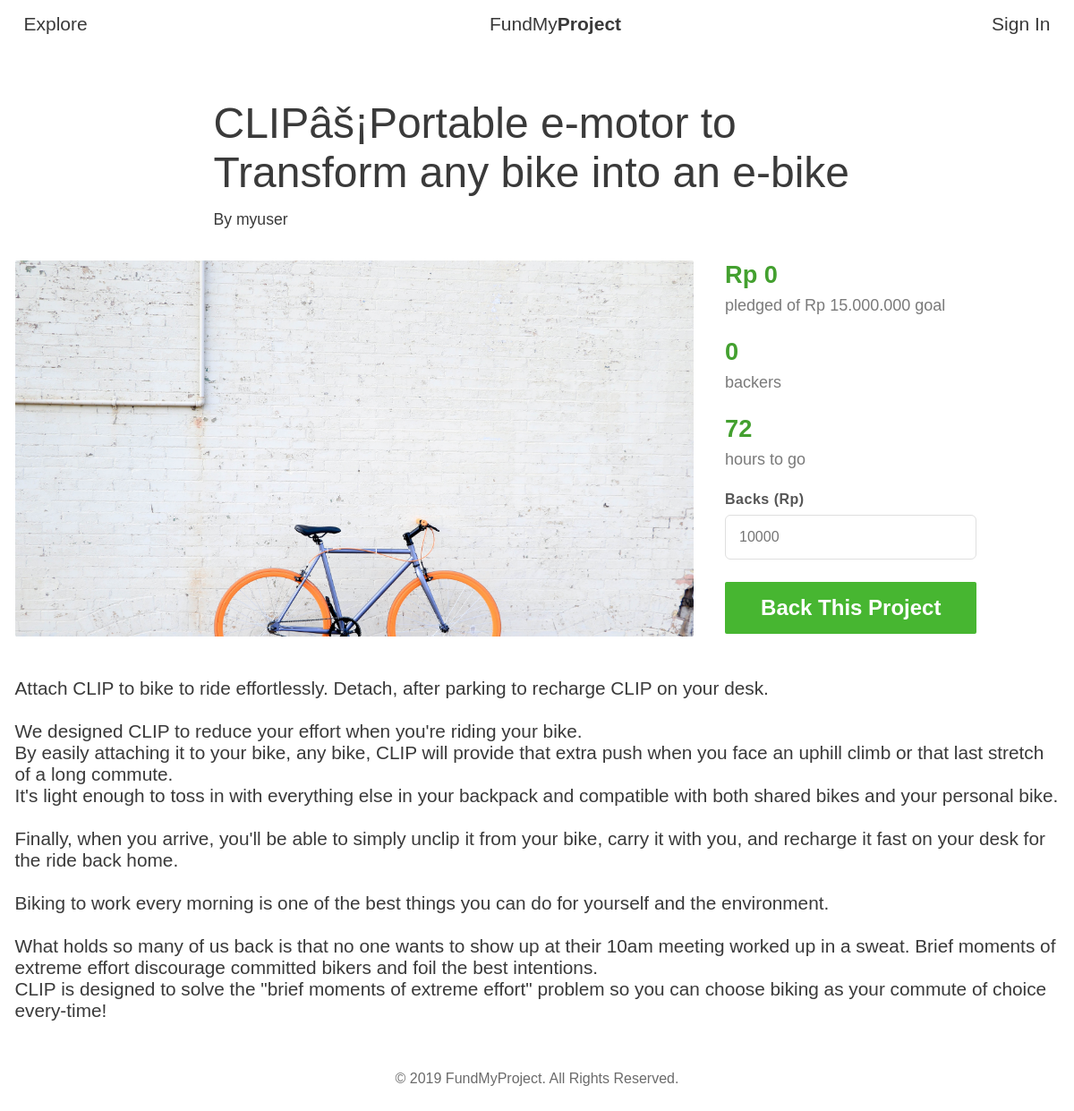
Page /?page=project-detail&project_id=5 on the committed database.
### tables this page shows
CREATE TABLE `projects` (
  `id` int(11) NOT NULL,
  `user_id` int(11) NOT NULL,
  `title` varchar(100) NOT NULL,
  `goal` int(10) NOT NULL,
  `deadline` int(10) NOT NULL,
  `description` text NOT NULL,
  `image` varchar(256) NOT NULL
);

CREATE TABLE `users` (
  `id` int(11) NOT NULL,
  `username` varchar(30) NOT NULL,
  `email` varchar(100) NOT NULL,
  `password` varchar(256) NOT NULL
);

### config/helper.php (called while the page is built, shortened)
<?php
function runQuery($query, $data = null) {
    global $connection;
    $stmt = $connection->prepare($query);
    $stmt->execute($data);
    return $stmt;
}

### views/pages/project-detail.php (the view, shortened to what this page needs)
<?php
$id = isset($_GET['project_id']) ? $_GET['project_id'] : null;
$detail = null;
if ($id != null || $id == '') {
    $detail = runQuery(
        "SELECT projects.*, users.username, (SELECT SUM(donation) FROM backers WHERE project_id=projects.id) donation,
        (SELECT COUNT(*) FROM backers WHERE project_id=projects.id GROUP BY backers.user_id) backers
        FROM projects INNER JOIN users ON projects.user_id=users.id
        WHERE projects.id={$id}"
    , [])->fetchObject();
} else {
    $notFound = true;
}
?>
<?php if ($detail != null): ?>
<div id="detail">
    <div class="title">
        <div class="main-title">
            <?= $detail->title; ?>
        </div>
        <div class="author">
            By <?= $detail->username; ?>
        </div>
    </div>
    <div class="container margin-large-top">
        <div class="detail-content">
            <div class="image">
                <img src="uploads/<?= $detail->image; ?>" alt="">
            </div>
            <div class="text">
                <div class="item">
                    <h2>Rp <?= number_format($detail->donation, 0, ',', '.') ?></h2>
                    <div class="sub">
                    pledged of Rp <?= number_format($detail->goal, 0, ',', '.') ?> goal
                    </div>
                </div>
                <div class="item">
                    <h2><?= ($detail->backers == null) ? 0 : $detail->backers; ?></h2>
                    <div class="sub">
                        backers
                    </div>
                </div>
                <div class="item">
                    <h2><?= $detail->deadline; ?></h2>
                    <div class="sub">
                        hours to go
                    </div>
                </div>
                <div class="item">
                    <form method="POST" action="<?= htmlspecialchars($_SERVER['PHP_SELF']); ?>?page=project-detail&project_id=<?= $detail->id; ?>" class="form">
                        <div class="field">
                            <label for="">Backs (Rp)</label>
                            <input type="number" placeholder="10000" name="donation" required>
                        </div>
                        <button type="submit" class="button green big">Back This Project</button>
                    </form>
                </div>
            </div>
        </div>
        <div class="description">
            <?= $detail->description; ?>
        </div>
    </div>
</div>
<?php endif; ?>

### style.css (style rules this page uses)
* { margin: 0; padding: 0; box-sizing:border-box; }
body { font-family: helvetica; font-weight: 300; color: #3A3A3A; }
.container { margin: 0 auto; display: block; max-width: 100%; }
@media only screen and (min-width: 1200px) { .container { width: 1167px; } }
.button { text-decoration: none; font-weight: bold; color: #3A3A3A; padding: 10px 21px; border: none; border-radius: 2px; outline: none; text-align: center; font-size: 1em; position: relative; cursor: pointer; }
.button.green { color: #fff; background-color: #47B631; transition: background 0.2s ease-out; }
.button.big { font-size: 1.75em; padding: 15px 40px; }
form, .field { max-width: 100%; position: relative; margin-bottom: 25px; }
.field label, .field input { display: block; }
.field label { font-weight: bold; letter-spacing: 0.5px; margin-bottom: 8px; color: rgb(85, 85, 85); }
.field input, .field textarea { width: 100%; border: 1px solid #DFDFDF; font-size: 1em; font-weight: 300; padding: 15px; border-radius: 6px; outline: none; resize: none; }
.margin-large-top { margin-top: 35px; }

### views/pages/project-detail.php (style rules this page uses)
#detail { margin-top: 55px; }
#detail .title { width: 723px; margin: 0 auto; }
#detail .title > .main-title { font-weight: 200; font-size: 3em; display: block; }
#detail .title > .author { font-size: 1.1em; margin-top: 15px; }
#detail .image { width: 65%; border-radius: 2px; overflow: hidden; height: 420px; }
#detail .image img { width: 100%; }
#detail .detail-content { display: flex; align-items: flex-start; }
#detail .detail-content .text { margin-left: 35px; }
#detail .detail-content .item { margin-bottom: 25px; }
#detail .detail-content .item h2 { font-size: 1.7em; color: #43A02F; margin-bottom: 8px; }
#detail .detail-content .item .sub { color: #7A7A7A; font-size: 1.125em; }
#detail .button.green.big { font-size: 1.5em; }
#detail .description { font-size: 1.3em; white-space: pre-line; }

### rows in the picture
projects: title "CLIPâš¡Portable e-motor to Transform any bike into an e-bike", user.username "myuser", image (picture), goal "15.000.000", deadline "72", description "Attach CLIP to bike to ride effortlessly. Detach, after parking to recharge CLIP on your desk. We designed CLIP to reduce your effort when you're riding your bike. By easily attaching it to your bike, any bike, CLIP will provide that extra push when you face an uphill climb or that last stretch of a long commute. It's light enough to toss in with everything else in your backpack and compatible with both shared bikes and your personal bike. Finally, when you arrive, you'll be able to simply unclip it from your bike, carry it with you, and recharge it fast on your desk for the ride back home. Biking to work every morning is one of the best things you can do for yourself and the environment.…"

### other values in the picture
$detail->donation "0"
